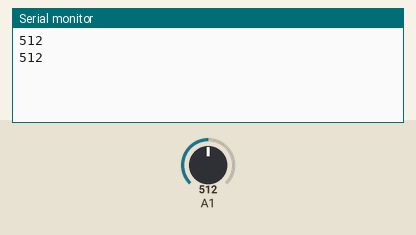
This sketch was run on a simulated Arduino Uno, built with avr-gcc and run on an emulated ATmega328P. Shown: the last lines printed to the serial monitor. The inputs (shaded band) are chosen by the test bench; at power-on: A1 = 512.

Above: at 2.8 s.
2.9 s: A1 set to 716
At 4.5 s:
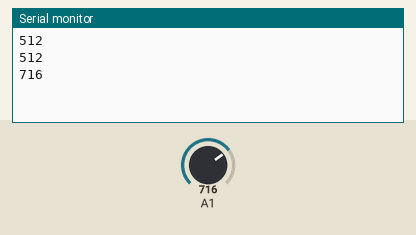
5.6 s: A1 set to 900
At 7.2 s:
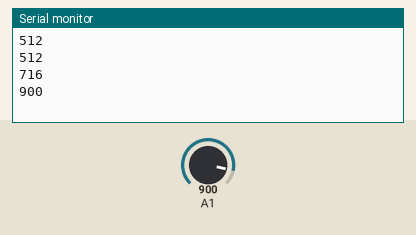
Timing chart, 0 to 8.7 s (numbered marks = the images above; inputs shaded):
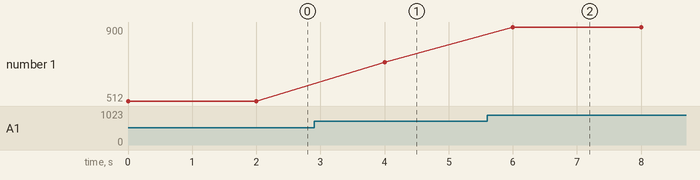

The sketch:

watersense.ino
```cpp
void setup() {
  Serial.begin(9600); //시리얼 모니터를 시작합니다.
}

void loop() {
  int level = analogRead(A1);  // 수분센서의 신호를 측정합니다.
  Serial.println(level);   //시리얼 모니터에 값을 출력합니다.
  delay(2000);
}
```

Measured:
- after the input at 2.9 s, the serial monitor: prints a new line after 1.1 s (image 1)
- after the input at 5.6 s, the serial monitor: prints a new line after 0.40 s (image 2)
- plotted number 1: 512 → 716 after the input at 2.9 s, 716 → 900 after the input at 5.6 s
